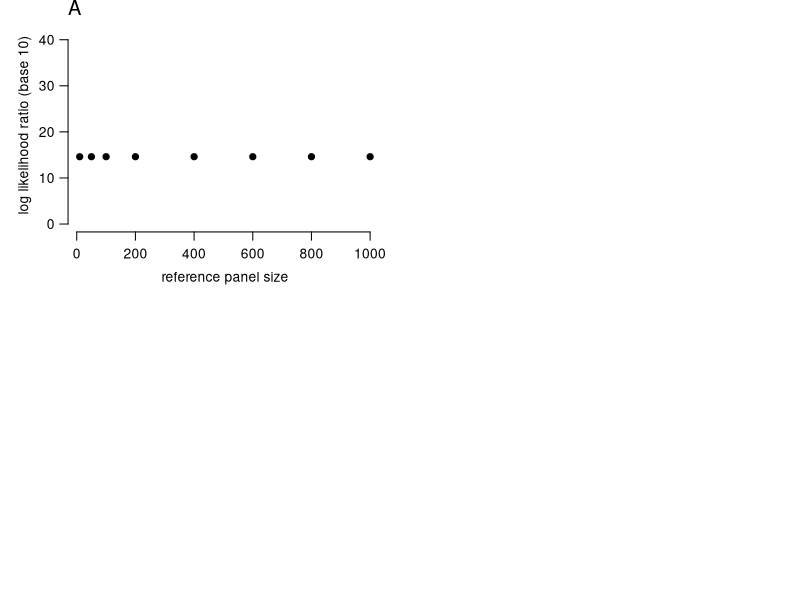

Here is the R script that generated this plot: (Note: this script raises an error after producing the figure.)
#5/14/24
#Code to simulate and analyze haploid individuals
#under the IBDGem model.


#########################################################
#Table 1 and example

set.seed(8675309)

n <- 5
k <- 10
p <- 1/2
eps <- 0.02

#make a matrix holding a reference panel, individuals in rows
sim.ref <- function(n,k,p){
  matrix(rbinom(n*k, 1, p), nrow = n)
}

PD.I <- (1-eps)^k #probability that the haploid of interest generates reads that match
l <- 0:k
PD.Ls <- eps^l * (1-eps)^(k-l) # probability of generating reads that match given L (0:k) mismatches
P.Ls <- dbinom(l, k, p) #probability of l differences with POI
PD.U <- sum(PD.Ls * P.Ls) #probability of data from unrelated ind
PDU.12 <- (eps*p + (1-eps)*(1-p))^k

#probability of observing the data from a randomly
#drawn individual from the reference panel
PDR <- function(ref, eps){
  Ls <- rowSums(ref)
  PD.Ri <- eps^Ls * (1-eps)^(ncol(ref)-Ls)
  mean(PD.Ri)
}

PDR.log10 <- function(ref, eps){
  Ls <- rowSums(ref)
  PD.Ri.log10 <- Ls*log10(eps) + (ncol(ref) - Ls)*log10(1-eps) 
  log10(mean(10^PD.Ri.log10))
}


ref <- sim.ref(n, k, p) #simulate a reference panel
PD.R <- PDR(ref, eps) #compute probability of data given each panel member

PD.I
PD.U
PD.R
PD.I/PD.U #forensic LR
PD.I/PD.R #IBDGem LR

##################################################
#Figure 1

#Takes a reference panel size n, a number of loci k,
#sequencing error rate eps, frequency of the allele not 
#possessed by the individual of interest p, and number of simulations
#to run nsim.
#Computes the probability of observing 1 read at each
#site matching the individual of interest under three conditions:
#first, conditional on the reads coming from the individual of interest (PD.I)
#second, conditional on the reads coming a random unrelated individual
#from the population (PD.U),
#and third, conditional on the reads coming from a random individual
#from the reference panel (PDRs) for each of nsim simulated reference panels.
#Returns the likelihood ratio for unrelated individual from the population,
#and the nsim likelihood ratios for individual from the ref panel.
getsims <- function(n, k, eps, p = 0.5, nsim = 100){
  l <- 0:k
  PD.I <- (1-eps)^k
  PD.Ls <- eps^l * (1-eps)^(k-l) # probability of generating reads that match given L (0:k) mismatches
  P.Ls <- dbinom(l, k, p) #probability of l differences with POI
  PD.U <- sum(PD.Ls * P.Ls) #probability of data from unrelated ind
  PDRs <- numeric(nsim)
  for(i in 1:nsim){
    ref <- sim.ref(n, k, p)
    PDRs[i] <- PDR(ref, eps) 
  }
  return(c( PD.I/PD.U, PD.I/PDRs ))
}

#A version of getsims that works on a log10 scale for numerical stability
getsims.log10 <- function(n, k, eps, p = 0.5, nsim = 100){
  l <- 0:k
  PD.I.log10 <- k * log10(1-eps)
  PD.Ls.log10 <- l * log10(eps) + (k-l)*log10(1-eps)  # probability of generating reads that match given L (0:k) mismatches
  P.Ls.log10 <- dbinom(l, k, p, log = TRUE)/log(10) #probability of l differences with POI
  PD.U.log10 <- log10(sum(10^(PD.Ls.log10 + P.Ls.log10))) #probability of data from unrelated ind
  PDRs.log10 <- numeric(nsim)
  for(i in 1:nsim){
    ref <- sim.ref(n, k, p)
    PDRs.log10[i] <- PDR.log10(ref, eps) 
  }
  return(c( PD.I.log10 - PD.U.log10, PD.I.log10 - PDRs.log10 ))
}

# Function to simulate data
run_simulations <- function(vals, param = "n",epsilon,kval) {
  lr.f <- numeric(length(vals))
  lr.n <- matrix(ncol = length(vals), nrow = n_sim)
  
  for(i in 1:length(vals)){
    if (param == "n") {
      n <- vals[i]
      sim <- getsims.log10(n, k = kval, eps = epsilon, p = 0.5, nsim = n_sim)
    } else if (param == "p") {
      p <- vals[i]
      sim <- getsims.log10(n = 100, k = kval, eps = epsilon, p = p, nsim = n_sim)
    } else if (param == "k") {
      k <- vals[i]
      sim <- getsims.log10(n = 100, k = k, eps = epsilon, p = 0.5, nsim = n_sim)
    } else if (param == "eps") {
      eps <- vals[i]
      sim <- getsims.log10(n = 100, k = kval, eps = eps, p = 0.5, nsim = n_sim)
    } else {
      stop("Invalid parameter specified")
    }
    
    lr.f[i] <- sim[1]
    lr.n[,i] <- sim[2:length(sim)]
  }
  
  return(list(lr.f = lr.f, lr.n = lr.n))
}

# Function to plot results
plot_results <- function(xvals, lr.f, lr.n, xlab, ylab, main,xlim=NULL) {
  plot(xvals, lr.f, ylim = range(c(0, lr.n)), bty = "n", pch = 19, 
       xlab = xlab, ylab = ylab, las = 1,xlim=xlim)
  mtext(main, adj = 0, cex = 1.2)
  for (i in 1:length(xvals)) {
    points(rep(xvals[i], nsim), lr.n[, i], col = "#7570b3", pch = 19)
  }
  lines(xvals, log10(colMeans(10^lr.n)), col = "#7570b3", lty = 2)
  lines(xvals, colMeans(lr.n), col = "#7570b3", lty = 1)
  points(xvals, lr.f, pch = 19, col = "black")
}

# Values of n, p, k, and epsilon to plot in figures
nvals <- c(10, 50, 100, 200, 400, 600, 800, 1000)
pvals <- c(0.1, 0.3, 0.5, 0.7, 0.9)
kvals <- c(1, 25, 50, 75, 100)
epsvals <- c(1e-4, 1e-3, 1e-2, .02, .05, 0.1, 0.2)
n_sim <- 100

pdf("Fig1.pdf", width = 8, height = 6)
par(mfrow = c(2, 2), mar = c(4.1, 4.1, 1.1, 1.1), mgp = c(2.2, 0.8, 0))

# Plot reference panel size results
result_nvals <- run_simulations(nvals, param = "n",eps=0.02,kval=50)
plot_results(nvals, result_nvals$lr.f, 
             result_nvals$lr.n, 
             "reference panel size", "log likelihood ratio (base 10)", "A")

# Plot allele frequency results
result_pvals <- run_simulations(pvals, param = "p",eps=0.02,kval=50)
plot_results(1 - pvals, result_pvals$lr.f, 
             result_pvals$lr.n, 
             "frequency of individual-of-interest allele", 
             "log likelihood ratio (base 10)", "B",xlim = c(0,1))

legend("topright", pch = c(19,19,26,26), col = c("black", "#7570b3", "#7570b3", "#7570b3"), lty = c(0,0,1,2), legend = c("Standard LR", "IBDGem LR (simulated)", "mean log(IBDGem LR)", "mean IBDGem LR"), bty = "n")

# Plot number of loci results
result_kvals <- run_simulations(kvals, param = "k",eps=0.02,kval=50)
plot_results(kvals, result_kvals$lr.f, 
             result_kvals$lr.n, 
             "number of loci", "log likelihood ratio (base 10)", "C")

# Plot error rate results
result_epsvals <- run_simulations(epsvals, param = "eps",eps=0.02,kval=50)
plot_results(log10(epsvals), result_epsvals$lr.f, 
             result_epsvals$lr.n, 
             "log sequencing error rate (base 10)", 
             "log likelihood ratio (base 10)", "D")

dev.off()


##################################################
#Figure 2 --- similar to figure 1, but with smaller numbers of loci

set.seed(8675309)

nvals <- c(1:16)*25
pvals <- c(0.1, 0.3, 0.5, 0.7, 0.9)
kvals <- c(1:8)
epsvals <- c(1e-4, 1e-3, 1e-2, .02, .05, 0.1, 0.2)

pdf("Fig2.pdf", width = 8, height = 6)
par(mfrow = c(2, 2), mar = c(4.1, 4.1, 1.1, 1.1), mgp = c(2.2, 0.8, 0))

# Plot reference panel size results
result_nvals <- run_simulations(nvals, param = "n",eps=0.001,kval=6)
plot_results(nvals, result_nvals$lr.f, 
             result_nvals$lr.n, 
             "reference panel size", "log likelihood ratio (base 10)", "A",xlim=c(0,400))

# Plot allele frequency results
result_pvals <- run_simulations(pvals, param = "p",eps=0.001,kval=6)
plot_results(1 - pvals, result_pvals$lr.f, 
             result_pvals$lr.n, 
             "frequency of individual-of-interest allele", 
             "log likelihood ratio (base 10)", "B",xlim = c(0,1))

legend("topright", pch = c(19,19,26,26), col = c("black", "#7570b3", "#7570b3", "#7570b3"), lty = c(0,0,1,2), legend = c("Standard LR", "IBDGem LR (simulated)", "mean log(IBDGem LR)", "mean IBDGem LR"), bty = "n")

# Plot number of loci results
result_kvals <- run_simulations(kvals, param = "k",eps=0.001,kval=6)
plot_results(kvals, result_kvals$lr.f, 
             result_kvals$lr.n, 
             "number of loci", "log likelihood ratio (base 10)", "C")

# Plot error rate results
result_epsvals <- run_simulations(epsvals, param = "eps",eps=0.001,kval=6)
plot_results(log10(epsvals), result_epsvals$lr.f, 
             result_epsvals$lr.n, 
             "log sequencing error rate (base 10)", 
             "log likelihood ratio (base 10)", "D")

dev.off()

#Figure 3---haploid LD

#A version of getsims for the 'perfect LD blocks of m loci' model
#in addition to likelihood ratios based on a reference panel and based 
#on assuming unlinked loci, computes the correct LR accounting for LD.
getsims.log10.mcopies <- function(n, k, eps, m = 1, p = 0.5, nsim = 100){
  l <- 0:k
  PD.I.log10 <- k * m * log10(1-eps)
  PD.Ls.log10 <- m * l * log10(eps) + m*(k-l)*log10(1-eps)  # probability of generating reads that match given L (0:k) mismatches
  P.Ls.log10 <- dbinom(l, k, p, log = TRUE)/log(10) #probability of l differences with POI
  PD.U.log10 <- log10(sum(10^(PD.Ls.log10 + P.Ls.log10))) #probability of data from unrelated ind
  
  P.Ls.log10.unlinked <- dbinom(m*l, m*k, p, log = TRUE)/log(10) 
  PD.U.log10.unlinked <- log10(sum(10^(PD.Ls.log10 + P.Ls.log10.unlinked)))
  PDRs.log10 <- numeric(nsim)
  for(i in 1:nsim){
    ref <- sim.ref(n, k, p)
    ref.rep <- matrix(rep(ref, m), nrow = nrow(ref))
    PDRs.log10[i] <- PDR.log10(ref, eps) 
  }
  return(c( PD.I.log10 - PD.U.log10, PD.I.log10 - PD.U.log10.unlinked, PD.I.log10 - PDRs.log10 ))
}

#simulate a reference panel based on the "caterpillar" complete-LD model
sim.ref.caterpillar <- function(n, k){
  hapnum <- sample(0:k, n , replace=T)
  makehap <- function(hn){
    c(rep(1, hn), rep(0,k-hn))
  }
  t(sapply(hapnum, makehap))
}

#A version of getsims() for the caterpillar complete-LD model. 
#In addition to likelihood ratios  based on a reference panel and based 
#on assuming unlinked loci, also computes the correct 
#population-level likelihood ratio based on haplotype frequencies.
getsims.log10.caterpillar <- function(n, k, eps, nsim = 100){
  l <- 0:k
  PD.I.log10 <- k * log10(1-eps)
  PD.Ls.log10 <-  l * log10(eps) + (k-l)*log10(1-eps)  # probability of generating reads that match given L (0:k) mismatches
  P.Ls.log10 <- log10(rep(1/(k+1), k+1)) #probability of l differences with POI
  PD.U.log10 <- log10(sum(10^(PD.Ls.log10 + P.Ls.log10))) #probability of data from unrelated ind
  i <- 1:k
  PD.U.log10.unlinked <- sum(log10(i*(1-eps)/(k+1) + eps*(k+1-i)/(k+1) ))
  PDRs.log10 <- numeric(nsim)
  for(i in 1:nsim){
    ref <- sim.ref.caterpillar(n, k)
    PDRs.log10[i] <- PDR.log10(ref, eps) 
  }
  return(c( PD.I.log10 - PD.U.log10, PD.I.log10 - PD.U.log10.unlinked, PD.I.log10 - PDRs.log10 ))
}


set.seed(8675309)

#function to simulate the data
run_simulations_2 <- function(vals,kval=NULL,n,param) {
  if (param == "m"){
    lr.f <- numeric(length(vals))
    lr.unlinked <- numeric(length(vals))
    lr.n <- matrix(ncol = length(vals), nrow = nsim)
    for(i in 1:length(vals)){
      m <- vals[i]
      sim <- getsims.log10.mcopies(n = n, k = kval, eps = 0.02, p = 0.5, m = vals[i], nsim = nsim)
      lr.f[i] <- sim[1]
      lr.unlinked[i] <- sim[2]
      lr.n[,i] <- sim[3:length(sim)]
    }
    
    return(list(lr.f = lr.f, lr.unlinked = lr.unlinked,lr.n = lr.n))    
  }
  else{
    lr.f <- numeric(length(vals))
    lr.unlinked <- numeric(length(vals))
    lr.n <- matrix(ncol = length(vals), nrow = nsim)
    for(i in 1:length(vals)){
      k <- vals[i]
      sim <- getsims.log10.caterpillar(n = n, k = k, eps = 0.02, nsim = nsim)
      lr.f[i] <- sim[1]
      lr.unlinked[i] <- sim[2]
      lr.n[,i] <- sim[3:length(sim)]
    }
    return(list(lr.f = lr.f, lr.unlinked = lr.unlinked,lr.n = lr.n))    
  }
}

# Function to plot results
plot_results_2 <- function(xvals, lr.f, lr.n, lr.unlinked,xlab, ylab, main,xlim=NULL) {
  plot(xvals, lr.f, ylim = range(c(0,lr.n, lr.unlinked)), bty = "n", pch = 19, 
       xlab = xlab, ylab = ylab, las = 1,xlim=xlim,xaxt="n")
  mtext(main, adj = 0, cex = 1.2)
  for (i in 1:length(xvals)) {
    points(rep(xvals[i], nsim), lr.n[, i], col = "#7570b3", pch = 19)
  }
  lines(xvals, log10(colMeans(10^lr.n)), col = "#7570b3", lty = 2)
  lines(xvals, colMeans(lr.n), col = "#7570b3", lty = 1)
  points(xvals, lr.unlinked, pch = 19, col = "#d95f02")
  points(xvals, lr.f, pch = 19, col = "black")
}


pdf("Fig3.pdf", width = 8, height = 6)
par(mfrow = c(2,2), mar = c(4.1, 4.1, 1.1, 1.1), mgp = c(2.2, 0.8, 0))

mvals <- 1:4
results_mvals_50 <- run_simulations_2(mvals,n=100,k=50,param="m")

plot_results_2(mvals, results_mvals_50$lr.f, 
               results_mvals_50$lr.n, 
               results_mvals_50$lr.unlinked,
               "length of perfect-LD blocks", "log likelihood ratio (base 10)", "A")
axis(1, at = c(1,2,3,4))


#Repeat, but with lower k
results_mvals_5 <- run_simulations_2(mvals,n=100,k=5,param="m")
plot_results_2(mvals, results_mvals_5$lr.f, 
               results_mvals_5$lr.n, 
               results_mvals_5$lr.unlinked,
               "length of perfect-LD blocks", "log likelihood ratio (base 10)", "B")
axis(1, at = c(1,2,3,4))


#Panel with caterpillar/graded sim
kvals <- c((1:10)*10)

#caterpillar, changing k
results_kvals <- run_simulations_2(kvals,n=20,kval=NULL,param="k")
plot_results_2(kvals, results_kvals$lr.f, 
               results_kvals$lr.n, 
               results_kvals$lr.unlinked,
               "number of linked loci", "log likelihood ratio (base 10)", "C",xlim=c(0,max(kvals)))

legend("topleft", pch = c(19,19,26, 26, 19), col = c("black", "#7570b3", "#7570b3", "#7570b3", "#d95f02"), lty = c(0,0,1,2,0), legend = c("Standard LR", "IBDGem LR (simulated)", "mean log(IBDGem LR)", "mean IBDGem LR", "LR assuming LE"), bty = "n")
axis(1, at = seq(0, 100, by = 20))

#caterpillar, changing k, higher n
results_kvals_higher_n <- run_simulations_2(kvals,n=100,kval=NULL,param="k")
plot_results_2(kvals, results_kvals_higher_n$lr.f, 
               results_kvals_higher_n$lr.n, 
               results_kvals_higher_n$lr.unlinked,
               "number of linked loci", "log likelihood ratio (base 10)", "D",xlim=c(0,max(kvals)))

axis(1, at = seq(0, 100, by = 20))

dev.off()



